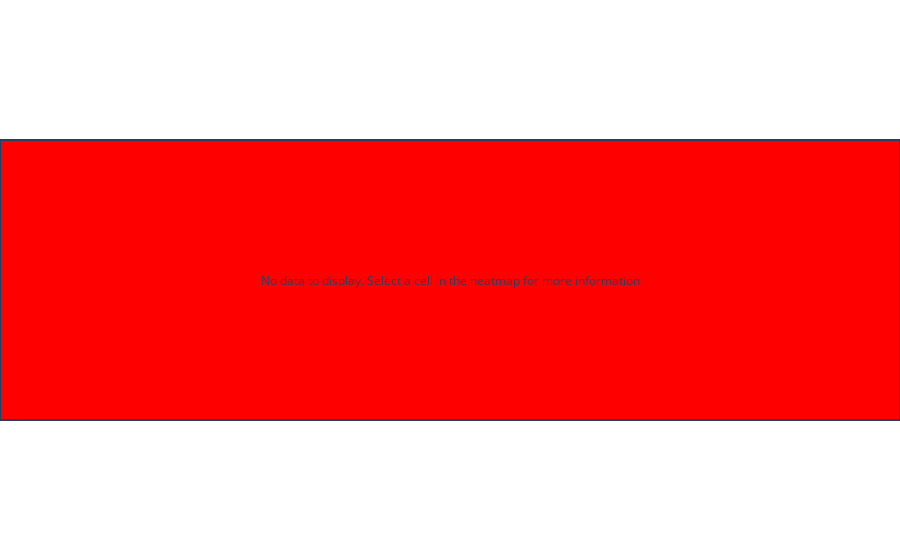

The cell this chart's notebook holds for it:
### Code cell
fig = px.line()
fig.update_xaxes(range = [0,10])
fig.update_yaxes(range = [0,10])
fig.update_layout(
            {
'paper_bgcolor': 'rgba(0,0,0,0)',
'plot_bgcolor': 'rgba(0,0,0,0)'},
            xaxis =  {"visible": False },
            yaxis = { "visible": False },
            margin = {'l':0,'r':0,'b':0,'t':0 },
            annotations = [
                {   
                    "text": "No data to display. Select a cell in the heatmap for more information",
                    "showarrow": False
                    }
            ],
            dragmode = False
        )


fig.update_layout(shapes=[
        dict(
            type="rect",
            xref="x",
            yref="y",
            x0=0,
            y0=2.5,
            x1=10,
            y1=7.5,
            fillcolor="red"
        )
    ])

### Figure 1 — Plotly figure (JSON) as saved in the notebook; plotly's stock layout.template omitted (floating-point values rounded to 4 significant figures)
{"data": [{"hovertemplate": "<extra></extra>", "legendgroup": "", "line": {"color": "#636efa", "dash": "solid"}, "marker": {"symbol": "circle"}, "mode": "lines", "name": "", "orientation": "v", "showlegend": false, "type": "scatter", "xaxis": "x", "yaxis": "y"}], "layout": {"annotations": [{"showarrow": false, "text": "No data to display. Select a cell in the heatmap for more information"}], "dragmode": false, "legend": {"tracegroupgap": 0}, "margin": {"b": 0, "l": 0, "r": 0, "t": 0}, "paper_bgcolor": "rgba(0,0,0,0)", "plot_bgcolor": "rgba(0,0,0,0)", "shapes": [{"fillcolor": "red", "type": "rect", "x0": 0, "x1": 10, "xref": "x", "y0": 2.5, "y1": 7.5, "yref": "y"}], "xaxis": {"anchor": "y", "domain": [0, 1], "range": [0, 10], "visible": false}, "yaxis": {"anchor": "x", "domain": [0, 1], "range": [0, 10], "visible": false}}}
